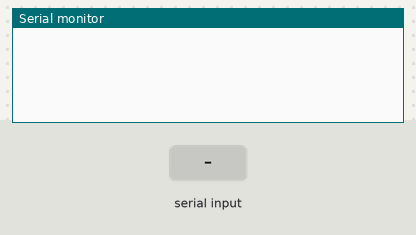
This sketch was run on a simulated Arduino Uno, built with avr-gcc and run on an emulated ATmega328P. On the bench: the last lines printed to the serial monitor. Inputs (shaded band) come from the test bench. Random numbers use the default seed unless the sketch sets one.

Above: at 1.2 s.
1.3 s: "1" received over Serial
At 2.2 s:
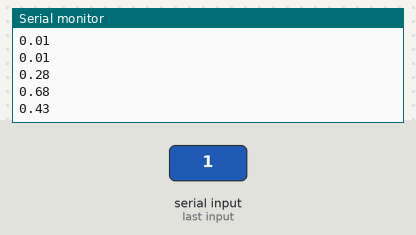
3.0 s: "0" received over Serial
At 4.2 s:
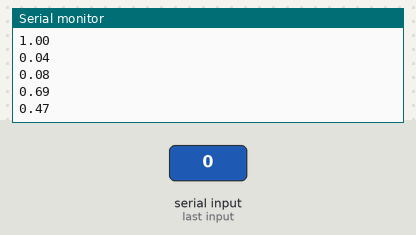
4.5 s: "2" received over Serial
At 5.8 s:
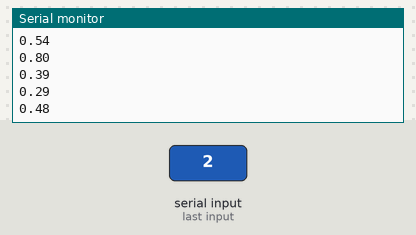
Timing chart, 0 to 7.5 s (numbered marks = the images above; inputs shaded):
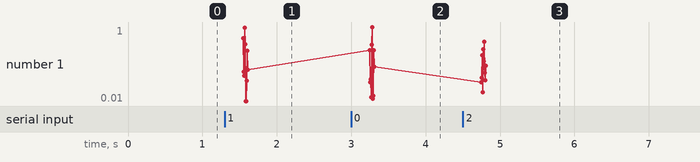

Measured:
- after the input at 1.3 s, the serial monitor: prints a new line after 0.25 s (image 1)
- after the input at 3.0 s, the serial monitor: prints a new line after 0.25 s (image 2)
- after the input at 4.5 s, the serial monitor: prints a new line after 0.26 s (image 3)
- plotted number 1: 0.43 → 0.47 after the input at 3.0 s, 0.47 → 0.48 after the input at 4.5 s

The sketch:

Random.ino
```cpp
float numero_rnd;


void setup() {
  Serial.begin(9600);
  Serial.setTimeout(250);

  //randomSeed(5);

  randomSeed(analogRead(A0));

}


String s;
int i;
void loop() {
  if(Serial.available()>0){
      s = Serial.readString();

      for(i = 0; i<10; i++){
          //numero_rnd = random(n);  //  [0 - n]

          // numero_rnd = random(1, 11); // [n - m]
          // Serial.println(numero_rnd);

           numero_rnd = random(1, 101)/100.0; // [n - m]
           Serial.println(numero_rnd);
        }
      Serial.println();
    }

//PROGRAMA: piedra , papel , tijera de la pc con el usuario.

}
```
